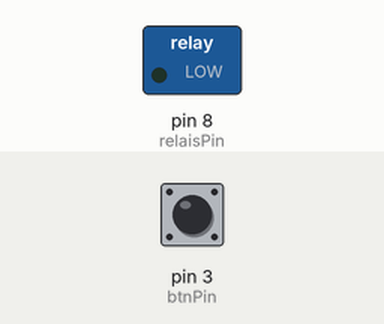
Bench run of a sketch on a simulated Arduino Uno, built with avr-gcc and run on an emulated ATmega328P. On the bench: switched loads named in the sketch (green lamp = pin HIGH). The test bench sets the inputs (shaded band); at power-on: pin 3 (btnPin) LOW.

Above: at 1.2 s.
1.3 s: pin 3 (btnPin) pulsed HIGH 5 times (0.12 s each, 0.3 s apart)
At 2.5 s:
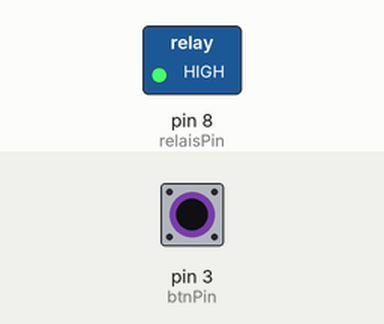
4.3 s: pin 3 (btnPin) pulled HIGH for 0.15 s
At 4.9 s:
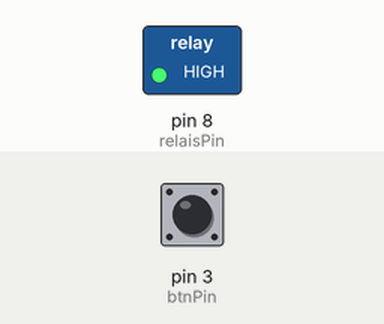
5.9 s: pin 3 (btnPin) pulled HIGH for 1 s
At 7.4 s:
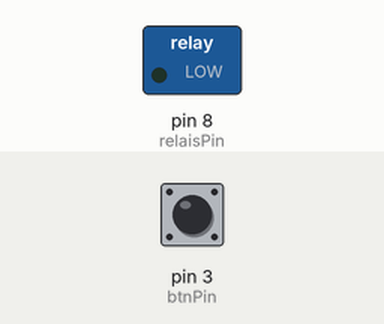
Timing chart, 0 to 8.9 s (numbered marks = the images above; inputs shaded):
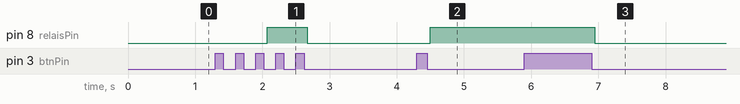

Measured:
- after the input at 1.3 s, pin 8 (relaisPin): LOW → HIGH after 0.77 s, → LOW 0.60 s later
- after the input at 4.3 s, pin 8 (relaisPin): LOW → HIGH after 0.20 s
- after the input at 5.9 s, pin 8 (relaisPin): HIGH → LOW after 1.0 s

The sketch:

relais_button.ino
```cpp
#include <Bounce2.h>

//Relais am digitalen Pin D8 angeschlossen
const int relaisPin = 8;

//Taster am digitalen Pin D3 angeschlossen
const int btnPin = 3;

//Variable zum speichern des Status des Relais
boolean relaisIsActive = false;

//"Hilfs" Object damit der Taster entprellt wird
//Parameter
//der Pin an welchem der Taster angeschlossen ist
//eine Zeit in Millisekunden
Bounce btnBounce = Bounce(btnPin, 50);

void setup() {
  pinMode(relaisPin, OUTPUT); // den Pin des Relais als Ausgang setzen
  pinMode(btnPin, INPUT); // den Pin des Relais als Ausgang setzen
}

void loop() {
  //aktualisieren des Objectes
  btnBounce.update();
  //Wenn der Taster gedrückt wird dann...
  if (btnBounce.fell()) {
    //negieren des Status
    relaisIsActive = !relaisIsActive;
    //Wenn das Relais deaktiviert ist dann...
    if (relaisIsActive) {
      digitalWrite(relaisPin, LOW);
    } else {
      digitalWrite(relaisPin, HIGH);
    }
    //eine kleine Pause von 250ms.
    delay(250);
  }
}
```
